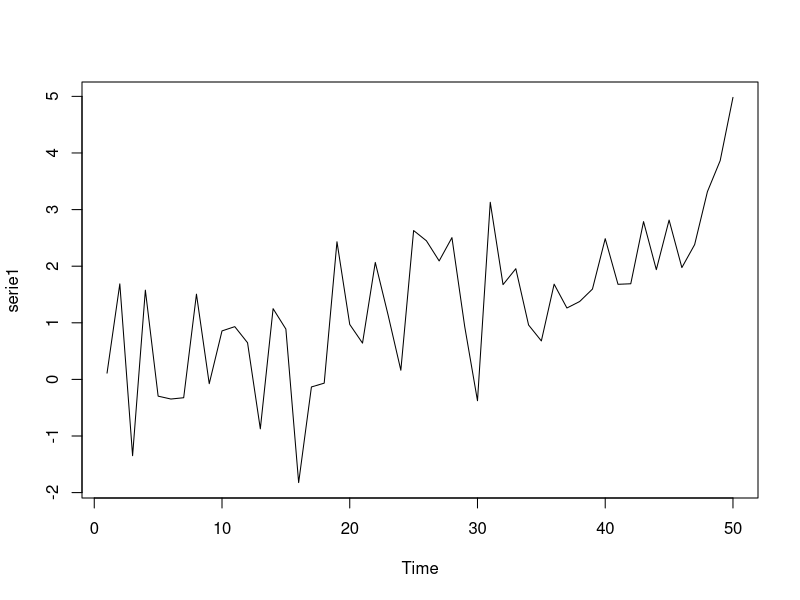
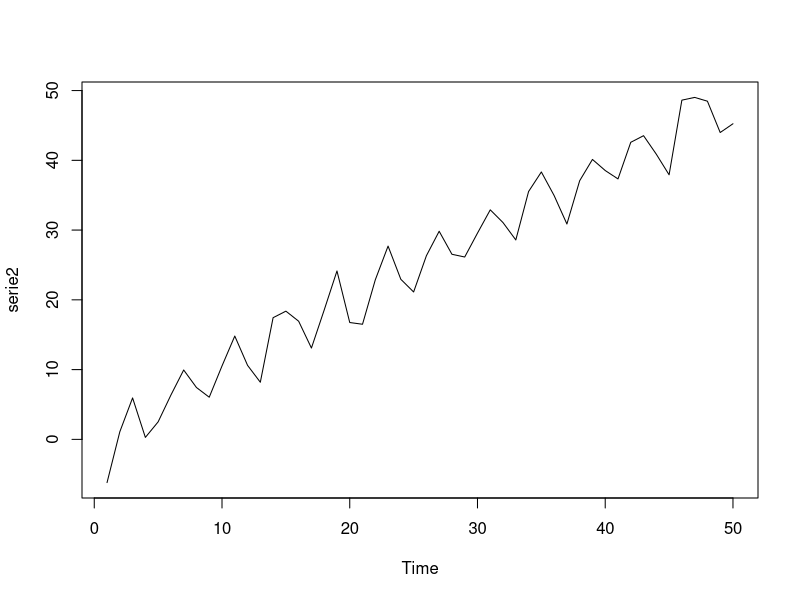
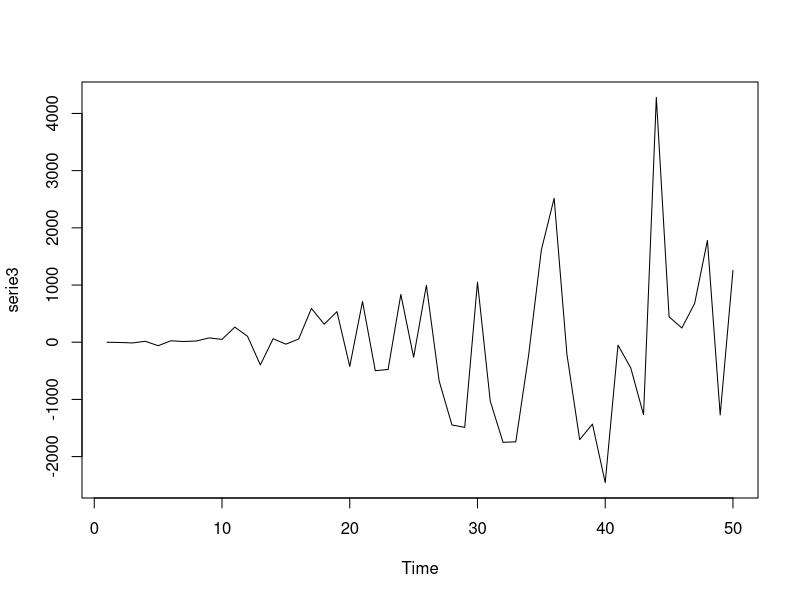
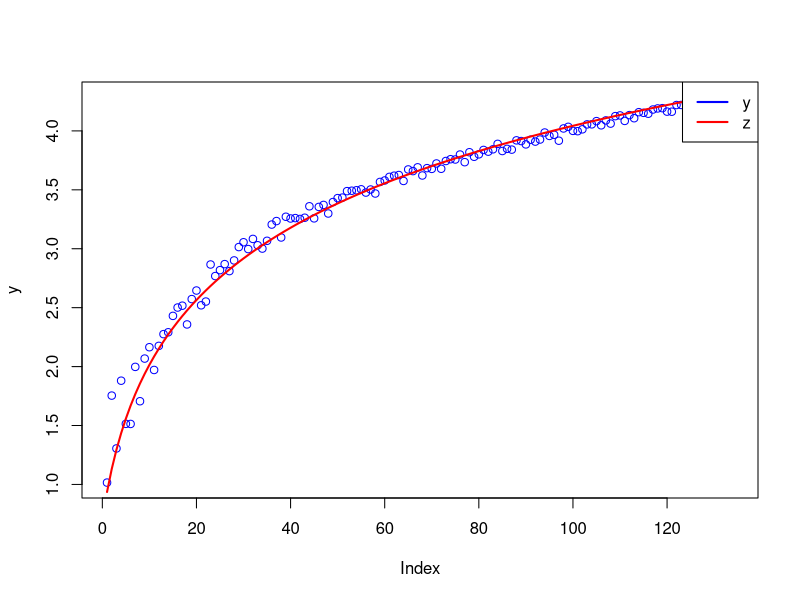
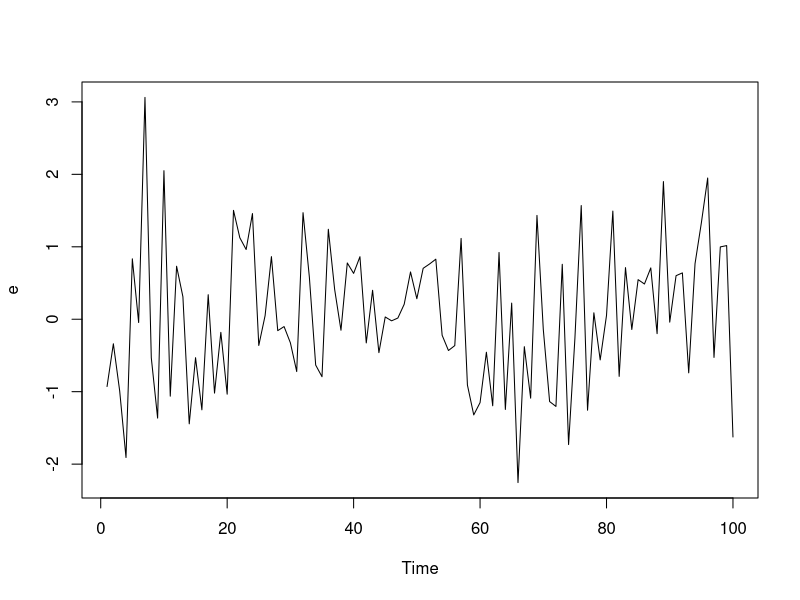
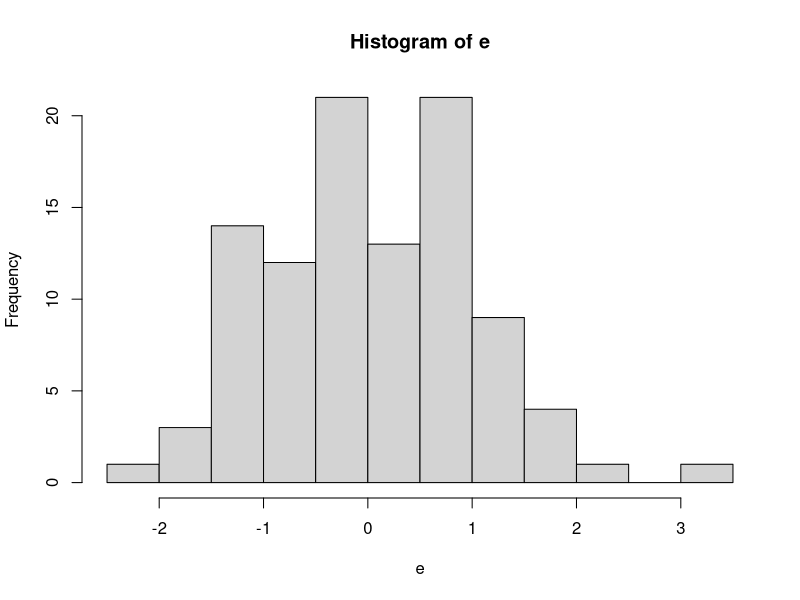
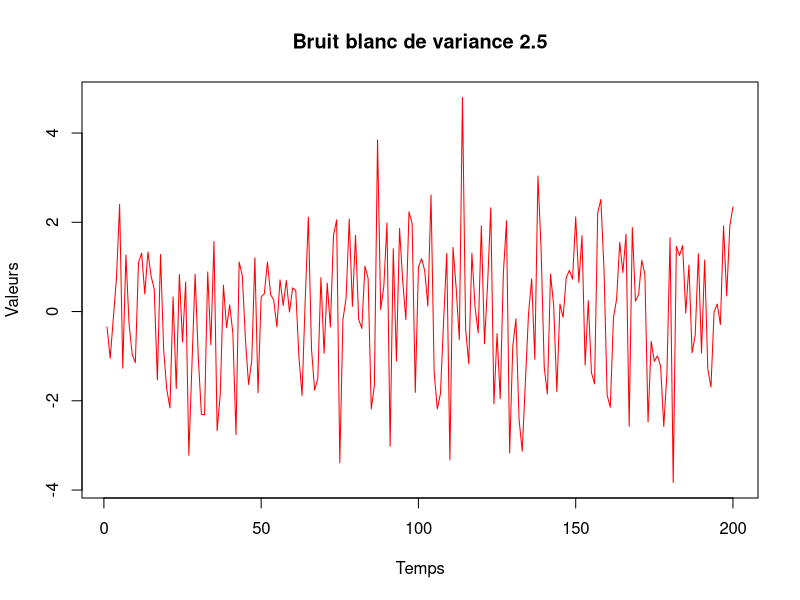
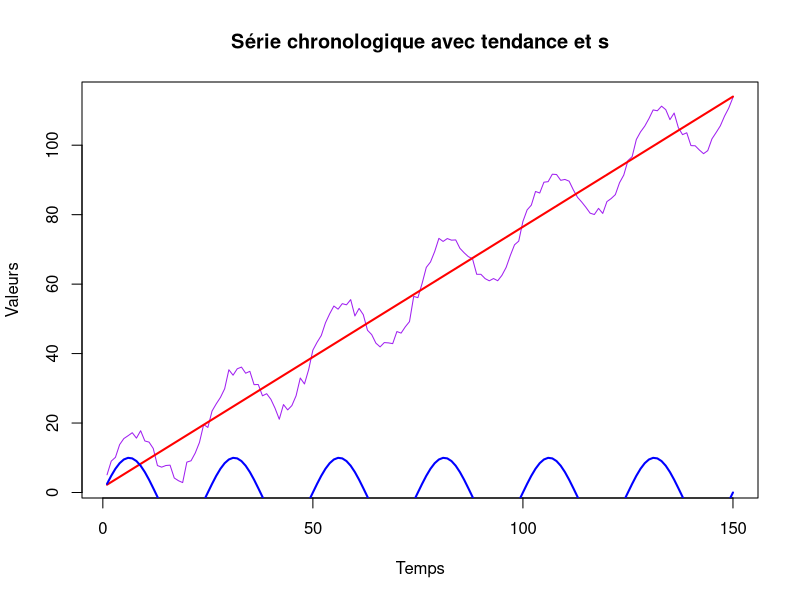

Reproduce these figures in R, in order.
getwd()
setwd('/Users/aicha/Desktop/2CS/2CS-TP/S2/TP SChrono/TP3')
library(readxl)
data<- read_excel('data.xlsx')
args(read_excel)
head(data)
serie1<- data$série1
serie1
serie2<-data$série2
serie2
serie3<-data$série3
serie3
plot.ts(serie1)#il ya des tendances 
plot.ts(serie2)#il ya tendance ,il ya unn phenomene qui repete alors il s'agit un periodique 
plot.ts(serie3)#il est stationnaire psq //la variance au debut est faible alors variance depend du temps 
#Exercice2
#representation en utilisant une fonction y(t)
data2<-read_excel('data.xlsx',sheet=2)
args(read_excel)
data2
y<-data2$série4
y
n<-length(y)
t <- 1:n
z <- log(0.55 * t + 2)
plot( y, col = "blue")
lines(t, z, col = "red", lwd = 2)
legend("topright", legend = c("y", "z"), 
       col = c("blue", "red"), lwd = 2)

#Exercice3
#1
n<-100
e=ts(rnorm(n,0,1))
plot(e)
#2
hist(e)
#La commande hist() permet d'afficher l'histogramme des valeurs contenues dans e1 (ici bruit_blanc). Elle est utile pour visualiser la distribution des données.
#3
n2 <- 200
bruit2 <- rnorm(n2, mean = 0, sd = sqrt(2.5)) 
plot(bruit2, type = "l", col = "red", main = "Bruit blanc de variance 2.5", ylab = "Valeurs", xlab = "Temps")

#Exercice4
#la simulation pour l'education des series ou tester les modeles.
n <- 150
t <- 1:n

Tt <- 0.75 * t + 1.5  # Tendance linéaire
St <- 10 * sin(2 * pi * t / 25)  # Composante saisonnière de periode 25
et <- rnorm(n, mean = 0, sd = sqrt(1))  # Bruit blanc 

Xt <- Tt + St + et

plot(t, Xt, type = "l", col = "purple", main = "Série chronologique avec tendance et s", ylab = "Valeurs", xlab = "Temps")
lines(t, Tt, col = "red", lwd = 2)  # Tracer la ten
lines(t, St, col = "blue", lwd = 2)  # Tracer la saisonnalité 
#Additif : Pas besoin d'ajuster, chaque composante garde sa forme.les composants sont independants

#Exercice5
n <- 150
t <- 1:n

Tt <- (t^2) / 20 + 1  # Tendance quadratique
St <- 50 * cos(2 * pi * t / 10)  # Saisonnière de period 10
et <- runif(n, min = 1, max = 5)  # Bruit blanc uniforme entre [1,5]

Xt <- Tt * St * et  

plot(t, Xt, type = "l", col = "darkgreen", main = "Série avec tendance quadratique et saisonnalité", ylab = "Valeurs", xlab = "Temps")
lines(t, Tt * mean(St) * mean(et), col = "red", lwd = 2)  # Tendance ajustée 
lines(t, mean(Tt) * St * mean(et), col = "blue", lwd = 2)  # Saisonnière ajustée


#probleme: t et s séparément sans considérer qu'ils sont multipliés dans la série.
#les deux composantes saisonni`ere et r ́esiduelle, sont d ́ependantes de la tendance.
